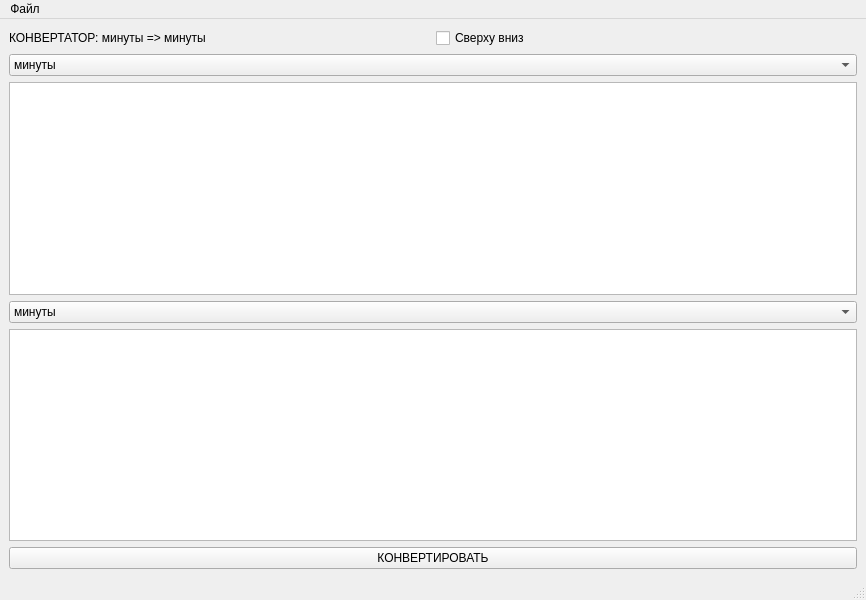
<?xml version="1.0" encoding="UTF-8"?>
<ui version="4.0">
 <class>MainWindow</class>
 <widget class="QMainWindow" name="MainWindow">
  <property name="geometry">
   <rect>
    <x>0</x>
    <y>0</y>
    <width>866</width>
    <height>600</height>
   </rect>
  </property>
  <property name="windowTitle">
   <string>MainWindow</string>
  </property>
  <widget class="QWidget" name="centralwidget">
   <layout class="QGridLayout" name="gridLayout">
    <item row="1" column="1">
     <layout class="QHBoxLayout" name="horizontalLayout">
      <item>
       <widget class="QLabel" name="label">
        <property name="text">
         <string>КОНВЕРТАТОР: минуты =&gt; минуты</string>
        </property>
       </widget>
      </item>
      <item>
       <widget class="QCheckBox" name="directionBox">
        <property name="text">
         <string>Сверху вниз</string>
        </property>
       </widget>
      </item>
     </layout>
    </item>
    <item row="11" column="1">
     <widget class="QTextEdit" name="input_2"/>
    </item>
    <item row="3" column="1">
     <widget class="QComboBox" name="typeBox_1">
      <item>
       <property name="text">
        <string>минуты</string>
       </property>
      </item>
      <item>
       <property name="text">
        <string>секунды</string>
       </property>
      </item>
      <item>
       <property name="text">
        <string>градусы</string>
       </property>
      </item>
      <item>
       <property name="text">
        <string>грады</string>
       </property>
      </item>
      <item>
       <property name="text">
        <string>тысячные</string>
       </property>
      </item>
      <item>
       <property name="text">
        <string>радианы</string>
       </property>
      </item>
     </widget>
    </item>
    <item row="5" column="1">
     <widget class="QComboBox" name="typeBox_2">
      <item>
       <property name="text">
        <string>минуты</string>
       </property>
      </item>
      <item>
       <property name="text">
        <string>секунды</string>
       </property>
      </item>
      <item>
       <property name="text">
        <string>градусы</string>
       </property>
      </item>
      <item>
       <property name="text">
        <string>грады</string>
       </property>
      </item>
      <item>
       <property name="text">
        <string>тысячные</string>
       </property>
      </item>
      <item>
       <property name="text">
        <string>радианы</string>
       </property>
      </item>
     </widget>
    </item>
    <item row="4" column="1">
     <widget class="QTextEdit" name="input_1"/>
    </item>
    <item row="12" column="1">
     <widget class="QPushButton" name="convertButton">
      <property name="text">
       <string>КОНВЕРТИРОВАТЬ</string>
      </property>
     </widget>
    </item>
   </layout>
  </widget>
  <widget class="QMenuBar" name="menubar">
   <property name="geometry">
    <rect>
     <x>0</x>
     <y>0</y>
     <width>866</width>
     <height>25</height>
    </rect>
   </property>
   <widget class="QMenu" name="menu">
    <property name="title">
     <string>Файл</string>
    </property>
    <addaction name="openAction"/>
    <addaction name="saveHowAction"/>
   </widget>
   <addaction name="menu"/>
  </widget>
  <widget class="QStatusBar" name="statusbar"/>
  <action name="openAction">
   <property name="text">
    <string>Открыть</string>
   </property>
   <property name="shortcut">
    <string>Ctrl+O</string>
   </property>
  </action>
  <action name="saveHowAction">
   <property name="text">
    <string>Сохранить как</string>
   </property>
   <property name="shortcut">
    <string>Ctrl+Shift+S</string>
   </property>
  </action>
 </widget>
 <resources/>
 <connections/>
</ui>
